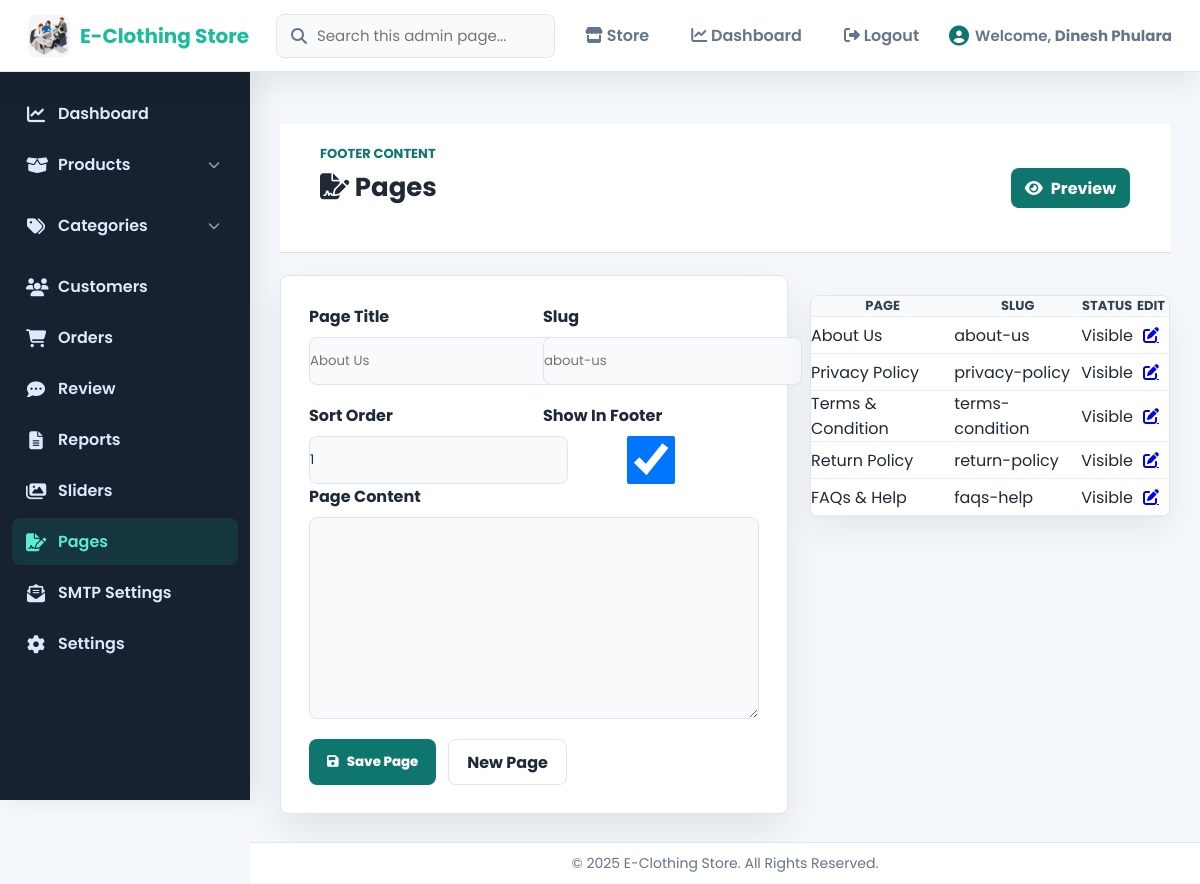
/Admin/pages.php (signed in), run on the app's committed database.
### tables this page shows
CREATE TABLE `store_settings` (
  `id` int NOT NULL AUTO_INCREMENT,
  `store_name` varchar(255) NOT NULL,
  `store_logo` varchar(255) DEFAULT NULL,
  `contact_number` varchar(50) DEFAULT NULL,
  `store_email` varchar(255) DEFAULT NULL,
  `store_address` varchar(255) DEFAULT NULL,
  `store_information` text,
  `established_date` varchar(50) DEFAULT NULL,
  `currency_code` varchar(10) NOT NULL DEFAULT 'NPR',
  `currency_symbol` varchar(20) NOT NULL DEFAULT 'Rs',
  PRIMARY KEY (`id`)
);

CREATE TABLE `store_pages` (
  `id` int NOT NULL AUTO_INCREMENT,
  `slug` varchar(120) NOT NULL,
  `title` varchar(180) NOT NULL,
  `content` mediumtext NOT NULL,
  `footer_group` varchar(50) NOT NULL DEFAULT 'shop',
  `sort_order` int NOT NULL DEFAULT '0',
  `is_active` tinyint(1) NOT NULL DEFAULT '1',
  `updated_at` datetime DEFAULT CURRENT_TIMESTAMP ON UPDATE CURRENT_TIMESTAMP,
  PRIMARY KEY (`id`),
  UNIQUE KEY `unique_store_page_slug` (`slug`)
);

### includes/store.php (called while the page is built, shortened)
<?php
function ensure_store_settings_schema(mysqli $con): void
{
    $columns = [];
    $result = mysqli_query($con, "SHOW COLUMNS FROM store_settings");
    while ($result && $row = mysqli_fetch_assoc($result)) {
        $columns[] = $row['Field'];
    }
}
function get_store_settings(mysqli $con): array
{
    ensure_store_settings_schema($con);
    $result = mysqli_query($con, "SELECT * FROM store_settings ORDER BY id DESC LIMIT 1");
    $settings = $result ? (mysqli_fetch_assoc($result) ?: []) : [];
    return array_merge([
        'store_name' => 'E-Clothing Store',
        'store_logo' => null,
        'contact_number' => '+9779806478012',
        'store_email' => 'help@example.com',
        'store_address' => 'Dhangadhi, Kailali Nepal',
        'store_information' => 'Quality fashion, fast service, and reliable Cash on Delivery across Nepal.',
        'currency_code' => 'NPR',
        'currency_symbol' => 'Rs',
    ], $settings);
}

### Admin/pages.php (the view, shortened to what this page needs)
<?php
include '../includes/header.php';
require_once __DIR__ . '/../includes/pages.php';
$editPage = null;
$pages = [];
$result = mysqli_query($con, "SELECT * FROM store_pages ORDER BY sort_order ASC, title ASC");
while ($result && $row = mysqli_fetch_assoc($result)) {
    $pages[] = $row;
}
?>
<section class="dashboard-content">
    <header class="page-header dashboard-heading">
        <div>
            <p class="eyebrow">Footer content</p>
            <h1><i class="fas fa-file-signature"></i> Pages</h1>
        </div>
        <a href="../user/page.php?slug=about-us" class="quick-action" target="_blank" rel="noopener"><i class="fas fa-eye"></i> Preview</a>
    </header>
    <div class="admin-two-column">
        <div>
            <form class="admin-form-card" method="POST">
                <div class="admin-form-grid">
                    <label>
                        <span>Page Title</span>
                        <input type="text" name="title" value="<?= htmlspecialchars($editPage['title'] ?? '') ?>" placeholder="About Us" required>
                    </label>
                    <label>
                        <span>Slug</span>
                        <input type="text" name="slug" value="<?= htmlspecialchars($editPage['slug'] ?? '') ?>" placeholder="about-us" required>
                    </label>
                    <label>
                        <span>Sort Order</span>
                        <input type="number" name="sort_order" value="<?= htmlspecialchars((string) ($editPage['sort_order'] ?? 1)) ?>" min="0">
                    </label>
                    <label class="checkbox-label">
                        <span>Show In Footer</span>
                        <input type="checkbox" name="is_active" <?= !isset($editPage) || (int) ($editPage['is_active'] ?? 1) === 1 ? 'checked' : '' ?>>
                    </label>
                </div>
                <div class="admin-form-grid one-column mt-3">
                    <label>
                        <span>Page Content</span>
                        <textarea name="content" rows="10" required><?= htmlspecialchars($editPage['content'] ?? '') ?></textarea>
                    </label>
                </div>
                <div class="admin-form-actions">
                    <button type="submit"><i class="fas fa-save"></i> Save Page</button>
                    <a href="pages.php">New Page</a>
                </div>
            </form>
        </div>
        <div>
            <div class="table-container">
                <table>
                    <thead>
                        <tr>
                            <th>Page</th>
                            <th>Slug</th>
                            <th>Status</th>
                            <th>Edit</th>
                        </tr>
                    </thead>
                    <tbody>
                        <?php foreach ($pages as $page): ?>
                            <tr>
                                <td><?= htmlspecialchars($page['title']) ?></td>
                                <td><?= htmlspecialchars($page['slug']) ?></td>
                                <td><?= (int) $page['is_active'] === 1 ? 'Visible' : 'Hidden' ?></td>
                                <td><a class="btn edit-btn" href="pages.php?edit=<?= (int) $page['id'] ?>"><i class="fas fa-edit"></i></a></td>
                            </tr>
                        <?php endforeach; ?>
                    </tbody>
                </table>
            </div>
        </div>
    </div>
</section>
<?php include '../includes/footer.php'; ?>

### includes/header.php (shortened to what this page needs)
<?php
require_once __DIR__ . '/store.php';
$con = require_admin(null, '../Admin/Adminlogin.php');
$adminName = $_SESSION['admin_name'] ?? $_SESSION['admin_email'];
$currentScript = strtolower(str_replace('\\', '/', $_SERVER['SCRIPT_NAME'] ?? ''));
if (!function_exists('admin_nav_active')) {
    function admin_nav_active($needles)
    {
        global $currentScript;
        foreach ((array) $needles as $needle) {
            if (str_contains($currentScript, strtolower($needle))) {
                return 'active';
            }
        }
        return '';
    }
}
$storeSettings = get_store_settings($con);
$storeName = $storeSettings['store_name'] ?? "E-Clothing Store";
$storeLogo = $storeSettings['store_logo'] ?? null;
?>
<!DOCTYPE html>
<html lang="en">
<head>
    <link rel="stylesheet" href="../assets/css/Admindashboard.css" />
    <link rel="stylesheet" href="../assets/css/add_product.css" />
    <link rel="stylesheet" href="../assets/css/view_product.css" />
    <link rel="stylesheet" href="../assets/css/edit_product.css" />
    <link rel="stylesheet" href="../assets/css/customers.css" />
    <link rel="stylesheet" href="../assets/css/admin-modern.css" />
    <link rel="stylesheet" href="https://cdnjs.cloudflare.com/ajax/libs/font-awesome/6.4.0/css/all.min.css" />
</head>
<body>
    <header class="topnav admin-topbar">
        <a class="logo admin-brand" href="../Admin/Admindashboard.php" aria-label="Admin dashboard">
            <?php if ($storeLogo): ?>
                <img src="../assets/images/<?= htmlspecialchars($storeLogo) ?>"
                    alt="<?= htmlspecialchars($storeName) ?> Logo"
                    class="admin-brand-logo">
            <?php else: ?>
                <i class="fas fa-tshirt"></i>
            <?php endif; ?>
            <span><?= htmlspecialchars($storeName) ?></span>
        </a>
        <div class="admin-search-shell">
            <i class="fas fa-search" aria-hidden="true"></i>
            <input type="search" id="adminGlobalSearch" placeholder="Search this admin page..." autocomplete="off" aria-label="Search this admin page">
        </div>
        <nav class="topnav-menu admin-actions" aria-label="Admin shortcuts">
            <a href="../index.php" class="nav-link"><i class="fas fa-store"></i> Store</a>
            <a href="../Admin/Admindashboard.php" class="nav-link <?= admin_nav_active('/admin/admindashboard.php') ?>"><i class="fas fa-chart-line"></i> Dashboard</a>
            <a href="../Admin/Logout.php" class="nav-link logout-link"><i class="fas fa-sign-out-alt"></i> Logout</a>
        </nav>
        <div class="welcome-msg">
            <i class="fas fa-user-circle"></i>
            <span>Welcome, <strong><?php echo htmlspecialchars($adminName); ?></strong></span>
        </div>
    </header>
    <aside class="sidebar">
        <ul class="sidebar-menu">
            <li><a href="../Admin/Admindashboard.php" class="sidebar-link <?= admin_nav_active('/admin/admindashboard.php') ?>"><i class="fas fa-chart-line"></i>
                    Dashboard</a></li>
            <li class="dropdown <?= admin_nav_active('/product/') ? 'open' : '' ?>">
                <a href="#" class="sidebar-link dropdown-toggle">
                    <i class="fas fa-box-open"></i> Products <i class="fas fa-chevron-down"></i>
                </a>
            </li>
            <li class="dropdown <?= admin_nav_active('/category/') ? 'open' : '' ?>">
                <a href="#" class="sidebar-link dropdown-toggle">
                    <i class="fas fa-tags"></i> Categories <i class="fas fa-chevron-down"></i>
                </a>
            </li>
            <li><a href="../Admin/customers.php" class="sidebar-link <?= admin_nav_active('/admin/customers.php') ?>"><i class="fas fa-users"></i> Customers</a></li>
            <li><a href="../Admin/Adminorders.php" class="sidebar-link <?= admin_nav_active('/admin/adminorders.php') ?>"><i class="fas fa-shopping-cart"></i> Orders</a>
            </li>
            <li><a href="../Admin/product_rating_review.php" class="sidebar-link <?= admin_nav_active('/admin/product_rating_review.php') ?>"><i class="fas fa-comment-dots"></i>
                    Review</a></li>
            <li><a href="../Admin/report.php" class="sidebar-link <?= admin_nav_active('/admin/report.php') ?>"><i class="fas fa-file-alt"></i> Reports</a></li>
            <li><a href="../Admin/sliders.php" class="sidebar-link <?= admin_nav_active('/admin/sliders.php') ?>"><i class="fas fa-images"></i> Sliders</a></li>
            <li><a href="../Admin/pages.php" class="sidebar-link <?= admin_nav_active('/admin/pages.php') ?>"><i class="fas fa-file-signature"></i> Pages</a></li>
            <li><a href="../Admin/smtp_settings.php" class="sidebar-link <?= admin_nav_active('/admin/smtp_settings.php') ?>"><i class="fas fa-envelope-open-text"></i> SMTP Settings</a></li>
            <li><a href="../Admin/setting.php" class="sidebar-link <?= admin_nav_active('/admin/setting.php') ?>"><i class="fas fa-cog"></i> Settings</a></li>
        </ul>
    </aside>
    <main class="main-content">

### assets/css/Admindashboard.css (style rules this page uses)
* { margin: 0; padding: 0; box-sizing: border-box; font-family: 'Segoe UI', Tahoma, Geneva, Verdana, sans-serif; }
body { display: flex; min-height: 100vh; background: #f9fbfc; }
.topnav { position: fixed; top: 0; left: 0; right: 0; height: 60px; background: #2d3a4a; color: #f1f3f5; display: flex; align-items: center; justify-content: space-between; padding: 0 25px; z-index: 1000; box-shadow: 0 2px 6px rgba(0,0,0,0.1); }
.topnav .logo { font-size: 20px; font-weight: 700; display: flex; align-items: center; gap: 10px; color: #1abc9c; }
.topnav nav.topnav-menu { display: flex; gap: 18px; }
.topnav nav.topnav-menu a { color: #cfd8dc; text-decoration: none; font-weight: 600; padding: 6px 12px; border-radius: 4px; transition: background 0.15s ease, color 0.15s ease; white-space: nowrap; }
.topnav .welcome-msg { font-weight: 600; font-size: 15px; display: flex; align-items: center; gap: 6px; color: #bdc3c7; }
.topnav .welcome-msg i { font-size: 20px; color: #1abc9c; }
.sidebar { position: fixed; top: 60px; left: 0; width: 220px; height: calc(100vh - 60px); background: #273746; color: #ecf0f1; padding-top: 20px; overflow-y: auto; box-shadow: inset -3px 0 5px rgba(0,0,0,0.1); }
.sidebar-menu { list-style: none; }
.sidebar-menu li { position: relative; }
.sidebar-link { display: flex; align-items: center; padding: 12px 20px; color: #ecf0f1; text-decoration: none; font-weight: 600; cursor: pointer; border-left: 4px solid transparent; transition: background 0.15s ease, border-left-color 0.15s ease, color 0.15s ease; user-select: none; }
.sidebar-link i { margin-right: 14px; font-size: 18px; }
.sidebar-link:hover, .sidebar-link.active { background: #1abc9c22; color: #1abc9c; border-left: 4px solid #1abc9c; }
.dropdown-toggle .fas.fa-chevron-down { margin-left: auto; transition: transform 0.2s ease; font-size: 12px; color: #95a5a6; }
.main-content { margin-left: 220px; padding: 90px 40px 40px 40px; flex-grow: 1; background: #f9fbfc; min-height: calc(100vh - 60px); }
.main-content h1 { font-size: 28px; margin-bottom: 25px; color: #2c3e50; user-select: none; }

### assets/css/add_product.css (style rules this page uses)
* { margin: 0; padding: 0; box-sizing: border-box; font-family: "Poppins", sans-serif; }
body { background: linear-gradient(135deg, #e3f2fd, #f3e5f5); display: flex; justify-content: center; align-items: flex-start; min-height: 100vh; padding: 50px 20px; overflow-x: hidden; overflow-y: auto; }

### assets/css/view_product.css (style rules this page uses)
* { margin: 0; padding: 0; box-sizing: border-box; }
body { font-family: 'Segoe UI', sans-serif; background-color: #f4f6f9; color: #333; }
.page-header { width: 100%; padding: 20px 40px; background-color: #fff; border-bottom: 1px solid #ddd; display: flex; justify-content: center; align-items: center; margin-top: 20px; }
.page-header h1 { font-size: 26px; color: #222; }
.table-container { width: 95%; margin: 20px auto; overflow-x: auto; background: #fff; border-radius: 8px; box-shadow: 0 2px 6px rgba(0, 0, 0, 0.1); }

### assets/css/edit_product.css (style rules this page uses)
* { margin: 0; padding: 0; box-sizing: border-box; font-family: "Poppins", sans-serif; }
body { background: linear-gradient(135deg, #e3f2fd, #f3e5f5); display: flex; justify-content: center; align-items: flex-start; min-height: 100vh; padding: 50px 20px; overflow-x: hidden; overflow-y: auto; }

### assets/css/customers.css (style rules this page uses)
* { margin: 0; padding: 0; box-sizing: border-box; }

### data on the page
store_settings: store_logo (picture), store_name "E-Clothing Store"
store_pages: title "About Us", slug "about-us", is_active "Visible"
store_pages: title "Privacy Policy", slug "privacy-policy", is_active "Visible"
store_pages: title "Terms & Condition", slug "terms-condition", is_active "Visible"
store_pages: title "Return Policy", slug "return-policy", is_active "Visible"
store_pages: title "FAQs & Help", slug "faqs-help", is_active "Visible"

### other printed values
$adminName "Dinesh Phulara"
